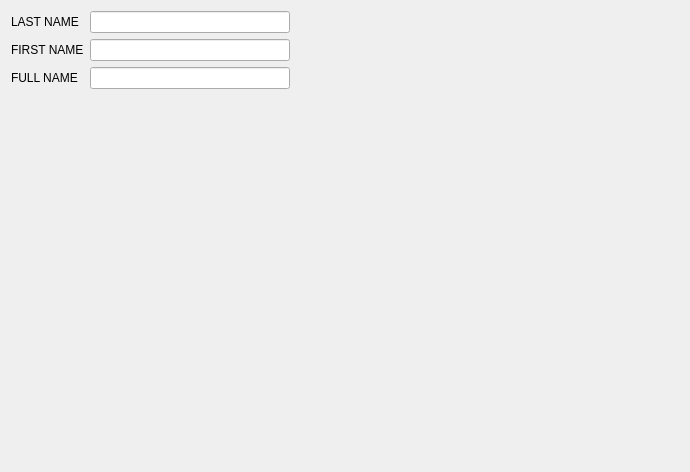
<?xml version="1.0" encoding="UTF-8"?>
<ui version="4.0">
 <class>APrescriberPage_Page00</class>
 <widget class="QWizardPage" name="APrescriberPage_Page00">
  <property name="geometry">
   <rect>
    <x>0</x>
    <y>0</y>
    <width>690</width>
    <height>472</height>
   </rect>
  </property>
  <property name="windowTitle">
   <string>WizardPage</string>
  </property>
  <layout class="QFormLayout" name="formLayout">
   <property name="fieldGrowthPolicy">
    <enum>QFormLayout::AllNonFixedFieldsGrow</enum>
   </property>
   <item row="0" column="0">
    <widget class="QLabel" name="lastLabel">
     <property name="text">
      <string>LAST NAME</string>
     </property>
    </widget>
   </item>
   <item row="0" column="1">
    <layout class="QHBoxLayout" name="horizontalLayout">
     <item>
      <widget class="QLineEdit" name="lastField">
       <property name="minimumSize">
        <size>
         <width>200</width>
         <height>0</height>
        </size>
       </property>
       <property name="maximumSize">
        <size>
         <width>200</width>
         <height>16777215</height>
        </size>
       </property>
       <property name="maxLength">
        <number>32</number>
       </property>
      </widget>
     </item>
     <item>
      <spacer name="horizontalSpacer">
       <property name="orientation">
        <enum>Qt::Horizontal</enum>
       </property>
       <property name="sizeHint" stdset="0">
        <size>
         <width>40</width>
         <height>20</height>
        </size>
       </property>
      </spacer>
     </item>
    </layout>
   </item>
   <item row="1" column="0">
    <widget class="QLabel" name="firstLabel">
     <property name="text">
      <string>FIRST NAME</string>
     </property>
    </widget>
   </item>
   <item row="1" column="1">
    <layout class="QHBoxLayout" name="horizontalLayout_2">
     <item>
      <widget class="QLineEdit" name="firstField">
       <property name="minimumSize">
        <size>
         <width>200</width>
         <height>0</height>
        </size>
       </property>
       <property name="maximumSize">
        <size>
         <width>200</width>
         <height>16777215</height>
        </size>
       </property>
       <property name="maxLength">
        <number>32</number>
       </property>
      </widget>
     </item>
     <item>
      <spacer name="horizontalSpacer_2">
       <property name="orientation">
        <enum>Qt::Horizontal</enum>
       </property>
       <property name="sizeHint" stdset="0">
        <size>
         <width>40</width>
         <height>20</height>
        </size>
       </property>
      </spacer>
     </item>
    </layout>
   </item>
   <item row="2" column="0">
    <widget class="QLabel" name="fullLabel">
     <property name="text">
      <string>FULL NAME</string>
     </property>
    </widget>
   </item>
   <item row="2" column="1">
    <layout class="QHBoxLayout" name="horizontalLayout_3">
     <item>
      <widget class="QLineEdit" name="fullField">
       <property name="minimumSize">
        <size>
         <width>200</width>
         <height>0</height>
        </size>
       </property>
       <property name="maximumSize">
        <size>
         <width>200</width>
         <height>16777215</height>
        </size>
       </property>
       <property name="maxLength">
        <number>64</number>
       </property>
      </widget>
     </item>
     <item>
      <spacer name="horizontalSpacer_3">
       <property name="orientation">
        <enum>Qt::Horizontal</enum>
       </property>
       <property name="sizeHint" stdset="0">
        <size>
         <width>40</width>
         <height>20</height>
        </size>
       </property>
      </spacer>
     </item>
    </layout>
   </item>
  </layout>
 </widget>
 <tabstops>
  <tabstop>lastField</tabstop>
  <tabstop>firstField</tabstop>
  <tabstop>fullField</tabstop>
 </tabstops>
 <resources/>
 <connections/>
</ui>
